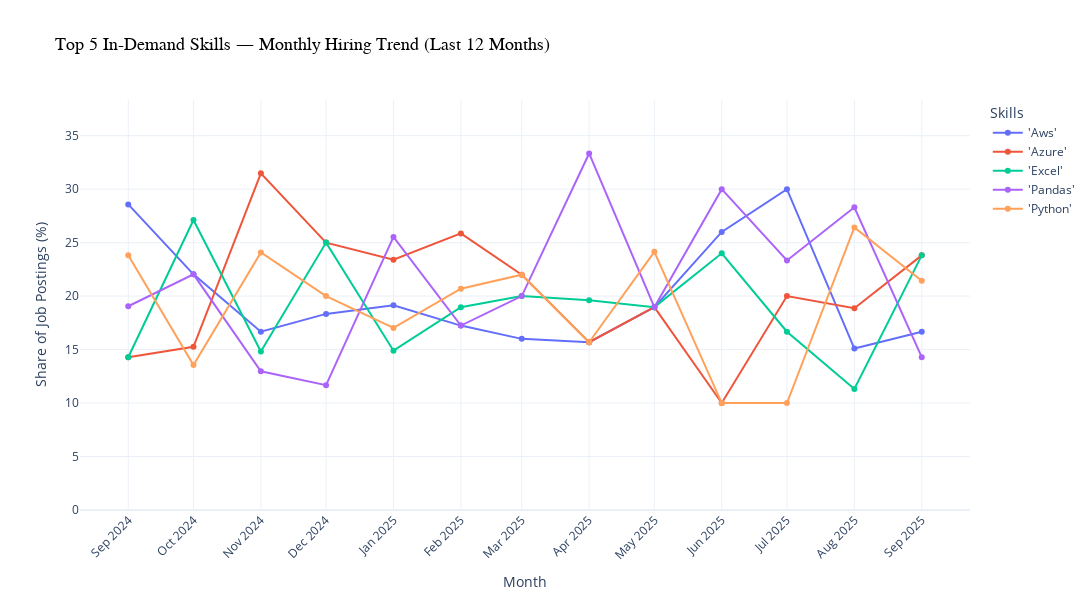

The notebook cell saved with this chart:
### Markdown cell above
### **Plot :4** Top 5 In-Demand AI Skills — Monthly Hiring Trend (Last 12 Months)

This section visualizes how the demand for the **top 5 most frequently mentioned AI skills** changes month by month over the past year.  
The goal is to reveal which skills are **gaining or losing popularity** among employers over time.

**Steps:**
1. Expand the `skills_required` column to separate individual skills  
2. Standardize skill names (clean casing and spacing)  
3. Filter data for the last 12 months  
4. Identify the top 5 most common skills  
5. Calculate each skill’s share of job postings per month  
6. Visualize monthly trends using a Plotly line chart

### Code cell
df_explode = df.explode('skills_required').copy()

df_explode['skills_required'] = df_explode['skills_required'].str.strip().str.title()

df_explode['posted_date'] = pd.to_datetime(df_explode['posted_date'], errors='coerce')

latest_date = df_explode['posted_date'].max()
one_year_ago = latest_date - pd.DateOffset(months=12)
df_explode = df_explode[df_explode['posted_date'].between(one_year_ago, latest_date)]

df_explode['month'] = df_explode['posted_date'].dt.to_period('M').astype(str)

top_skills = df_explode['skills_required'].value_counts().nlargest(5).index

trend = (
    df_explode[df_explode['skills_required'].isin(top_skills)]
    .groupby(['month', 'skills_required'])
    .size()
    .reset_index(name='count')
)

trend['month_total'] = trend.groupby('month')['count'].transform('sum')
trend['share'] = (trend['count'] / trend['month_total']) * 100

trend['month'] = pd.to_datetime(trend['month'])
trend = trend.sort_values('month')

fig = px.line(
    trend,
    x='month',
    y='share',
    color='skills_required',
    markers=True,
    title='Top 5 In-Demand Skills — Monthly Hiring Trend (Last 12 Months)',
    labels={'month': 'Month', 'share': 'Share of Job Postings (%)', 'skills_required': 'Skills'},
    template='plotly_white',
    width=1200,   
    height=600  
)

fig.update_layout(
    title_font=dict(size=18, family='Arial', color='black'),
    legend_title_text='Skills',
    xaxis=dict(dtick="M1", tickformat="%b %Y", tickangle=-45),
    yaxis=dict(range=[0, trend['share'].max() + 5])
)

fig.show()

### Figure 1 — Plotly figure (JSON) as saved in the notebook; plotly's stock layout.template omitted (floating-point values rounded to 4 significant figures)
{"data": [{"hovertemplate": "Skills='Aws'<br>Month=%{x}<br>Share of Job Postings (%)=%{y}<extra></extra>", "legendgroup": "'Aws'", "line": {"color": "#636efa", "dash": "solid"}, "marker": {"symbol": "circle"}, "mode": "lines+markers", "name": "'Aws'", "orientation": "v", "showlegend": true, "type": "scatter", "x": ["2024-09-01T00:00:00.000000000", "2024-10-01T00:00:00.000000000", "2024-11-01T00:00:00.000000000", "2024-12-01T00:00:00.000000000", "2025-01-01T00:00:00.000000000", "2025-02-01T00:00:00.000000000", "2025-03-01T00:00:00.000000000", "2025-04-01T00:00:00.000000000", "2025-05-01T00:00:00.000000000", "2025-06-01T00:00:00.000000000", "2025-07-01T00:00:00.000000000", "2025-08-01T00:00:00.000000000", "2025-09-01T00:00:00.000000000"], "xaxis": "x", "y": [28.57, 22.03, 16.67, 18.33, 19.15, 17.24, 16.0, 15.69, 18.97, 26.0, 30.0, 15.09, 16.67], "yaxis": "y"}, {"hovertemplate": "Skills='Azure'<br>Month=%{x}<br>Share of Job Postings (%)=%{y}<extra></extra>", "legendgroup": "'Azure'", "line": {"color": "#EF553B", "dash": "solid"}, "marker": {"symbol": "circle"}, "mode": "lines+markers", "name": "'Azure'", "orientation": "v", "showlegend": true, "type": "scatter", "x": ["2024-09-01T00:00:00.000000000", "2024-10-01T00:00:00.000000000", "2024-11-01T00:00:00.000000000", "2024-12-01T00:00:00.000000000", "2025-01-01T00:00:00.000000000", "2025-02-01T00:00:00.000000000", "2025-03-01T00:00:00.000000000", "2025-04-01T00:00:00.000000000", "2025-05-01T00:00:00.000000000", "2025-06-01T00:00:00.000000000", "2025-07-01T00:00:00.000000000", "2025-08-01T00:00:00.000000000", "2025-09-01T00:00:00.000000000"], "xaxis": "x", "y": [14.29, 15.25, 31.48, 25.0, 23.4, 25.86, 22.0, 15.69, 18.97, 10.0, 20.0, 18.87, 23.81], "yaxis": "y"}, {"hovertemplate": "Skills='Excel'<br>Month=%{x}<br>Share of Job Postings (%)=%{y}<extra></extra>", "legendgroup": "'Excel'", "line": {"color": "#00cc96", "dash": "solid"}, "marker": {"symbol": "circle"}, "mode": "lines+markers", "name": "'Excel'", "orientation": "v", "showlegend": true, "type": "scatter", "x": ["2024-09-01T00:00:00.000000000", "2024-10-01T00:00:00.000000000", "2024-11-01T00:00:00.000000000", "2024-12-01T00:00:00.000000000", "2025-01-01T00:00:00.000000000", "2025-02-01T00:00:00.000000000", "2025-03-01T00:00:00.000000000", "2025-04-01T00:00:00.000000000", "2025-05-01T00:00:00.000000000", "2025-06-01T00:00:00.000000000", "2025-07-01T00:00:00.000000000", "2025-08-01T00:00:00.000000000", "2025-09-01T00:00:00.000000000"], "xaxis": "x", "y": [14.29, 27.12, 14.81, 25.0, 14.89, 18.97, 20.0, 19.61, 18.97, 24.0, 16.67, 11.32, 23.81], "yaxis": "y"}, {"hovertemplate": "Skills='Pandas'<br>Month=%{x}<br>Share of Job Postings (%)=%{y}<extra></extra>", "legendgroup": "'Pandas'", "line": {"color": "#ab63fa", "dash": "solid"}, "marker": {"symbol": "circle"}, "mode": "lines+markers", "name": "'Pandas'", "orientation": "v", "showlegend": true, "type": "scatter", "x": ["2024-09-01T00:00:00.000000000", "2024-10-01T00:00:00.000000000", "2024-11-01T00:00:00.000000000", "2024-12-01T00:00:00.000000000", "2025-01-01T00:00:00.000000000", "2025-02-01T00:00:00.000000000", "2025-03-01T00:00:00.000000000", "2025-04-01T00:00:00.000000000", "2025-05-01T00:00:00.000000000", "2025-06-01T00:00:00.000000000", "2025-07-01T00:00:00.000000000", "2025-08-01T00:00:00.000000000", "2025-09-01T00:00:00.000000000"], "xaxis": "x", "y": [19.05, 22.03, 12.96, 11.67, 25.53, 17.24, 20.0, 33.33, 18.97, 30.0, 23.33, 28.3, 14.29], "yaxis": "y"}, {"hovertemplate": "Skills='Python'<br>Month=%{x}<br>Share of Job Postings (%)=%{y}<extra></extra>", "legendgroup": "'Python'", "line": {"color": "#FFA15A", "dash": "solid"}, "marker": {"symbol": "circle"}, "mode": "lines+markers", "name": "'Python'", "orientation": "v", "showlegend": true, "type": "scatter", "x": ["2024-09-01T00:00:00.000000000", "2024-10-01T00:00:00.000000000", "2024-11-01T00:00:00.000000000", "2024-12-01T00:00:00.000000000", "2025-01-01T00:00:00.000000000", "2025-02-01T00:00:00.000000000", "2025-03-01T00:00:00.000000000", "2025-04-01T00:00:00.000000000", "2025-05-01T00:00:00.000000000", "2025-06-01T00:00:00.000000000", "2025-07-01T00:00:00.000000000", "2025-08-01T00:00:00.000000000", "2025-09-01T00:00:00.000000000"], "xaxis": "x", "y": [23.81, 13.56, 24.07, 20.0, 17.02, 20.69, 22.0, 15.69, 24.14, 10.0, 10.0, 26.42, 21.43], "yaxis": "y"}], "layout": {"height": 600, "legend": {"title": {"text": "Skills"}, "tracegroupgap": 0}, "title": {"font": {"color": "black", "family": "Arial", "size": 18}, "text": "Top 5 In-Demand Skills — Monthly Hiring Trend (Last 12 Months)"}, "width": 1200, "xaxis": {"anchor": "y", "domain": [0, 1], "dtick": "M1", "tickangle": -45, "tickformat": "%b %Y", "title": {"text": "Month"}}, "yaxis": {"anchor": "x", "domain": [0, 1], "range": [0, 38.33], "title": {"text": "Share of Job Postings (%)"}}}}
